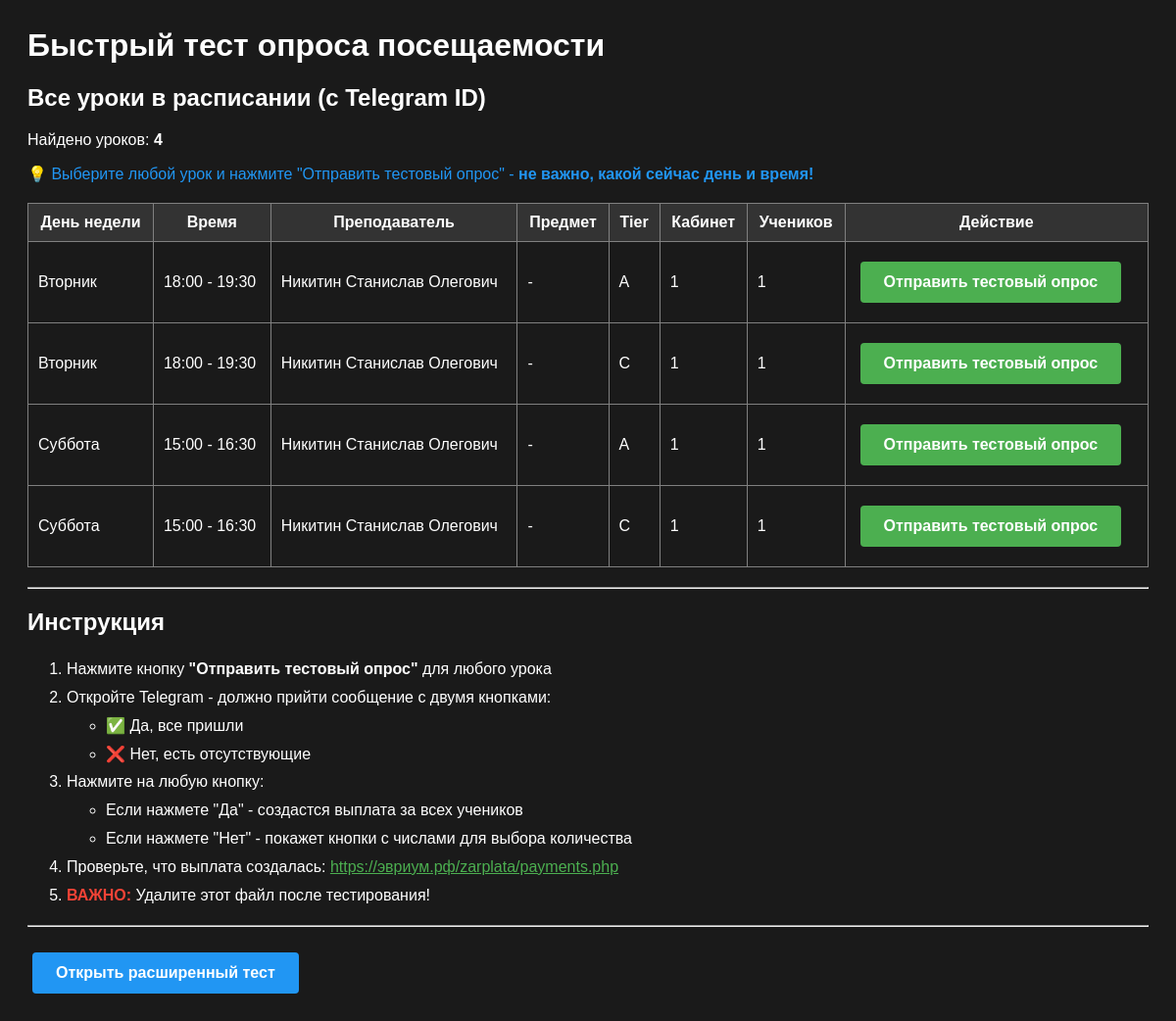
Before: /zarplata/bot/quick_test.php with the older database file.
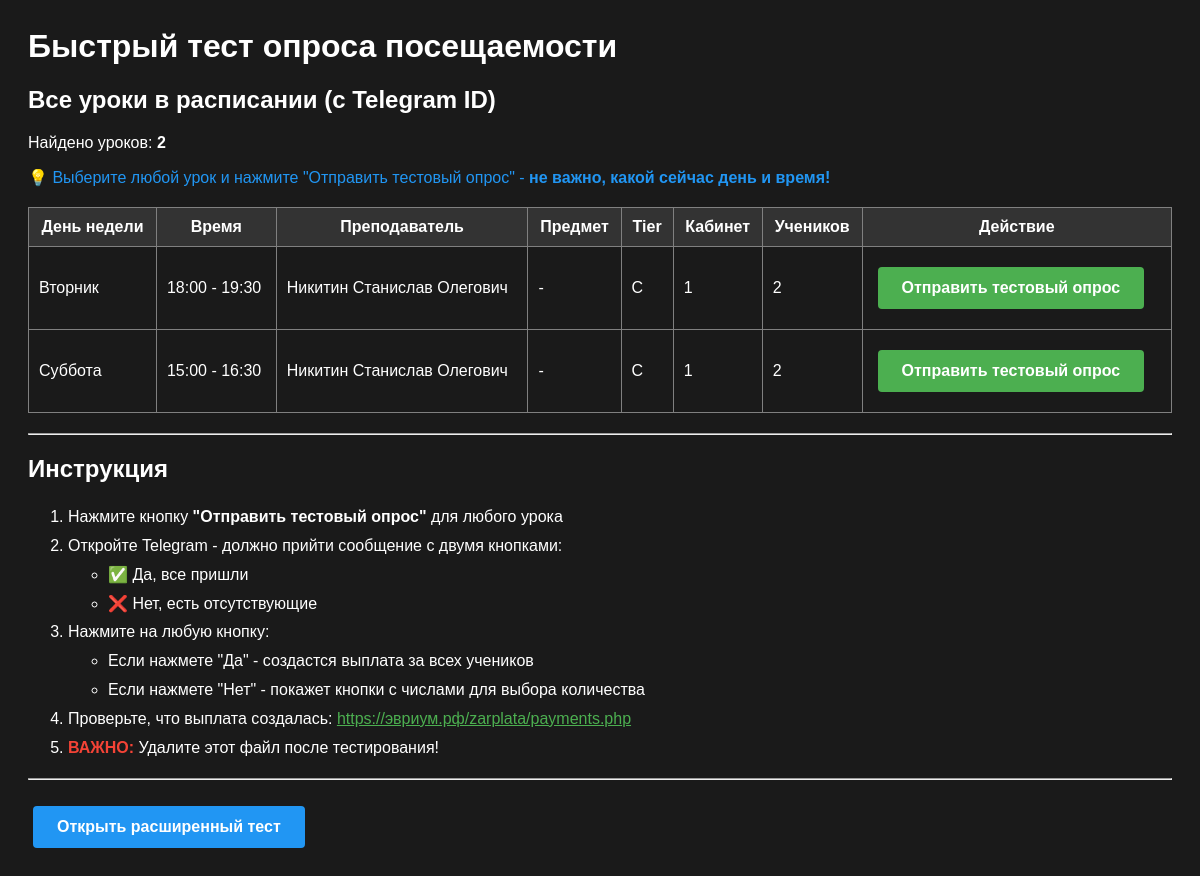
After: the same page with the newer database file.
### tables this page shows
CREATE TABLE IF NOT EXISTS `lessons_template` (
  `id` int(11) NOT NULL AUTO_INCREMENT,
  `teacher_id` int(11) NOT NULL,
  `day_of_week` tinyint(4) NOT NULL,
  `room` tinyint(1) DEFAULT '1',
  `time_start` time NOT NULL,
  `time_end` time NOT NULL,
  `lesson_type` enum('group','individual') DEFAULT 'group',
  `subject` varchar(100) DEFAULT NULL,
  `tier` enum('S','A','B','C','D') DEFAULT 'C',
  `grades` varchar(50) DEFAULT NULL,
  `students` text,
  `expected_students` int(11) DEFAULT '1',
  `formula_id` int(11) DEFAULT NULL,
  `active` tinyint(1) DEFAULT '1',
  `created_at` datetime DEFAULT CURRENT_TIMESTAMP,
  `updated_at` datetime DEFAULT CURRENT_TIMESTAMP ON UPDATE CURRENT_TIMESTAMP,
  PRIMARY KEY (`id`),
  KEY `formula_id` (`formula_id`),
  KEY `idx_teacher_day` (`teacher_id`,`day_of_week`),
  KEY `idx_active` (`active`)
);

CREATE TABLE IF NOT EXISTS `teachers` (
  `id` int(11) NOT NULL AUTO_INCREMENT,
  `name` varchar(100) NOT NULL,
  `telegram_id` bigint(20) DEFAULT NULL,
  `telegram_username` varchar(50) DEFAULT NULL,
  `phone` varchar(20) DEFAULT NULL,
  `email` varchar(100) DEFAULT NULL,
  `formula_id_group` int(11) DEFAULT NULL,
  `formula_id_individual` int(11) DEFAULT NULL,
  `formula_id` int(11) DEFAULT NULL,
  `active` tinyint(1) DEFAULT '1',
  `notes` text,
  `created_at` datetime DEFAULT CURRENT_TIMESTAMP,
  `updated_at` datetime DEFAULT CURRENT_TIMESTAMP ON UPDATE CURRENT_TIMESTAMP,
  PRIMARY KEY (`id`),
  UNIQUE KEY `telegram_id` (`telegram_id`),
  KEY `idx_telegram_id` (`telegram_id`),
  KEY `idx_active` (`active`),
  KEY `idx_formula_id` (`formula_id`),
  KEY `idx_formula_group` (`formula_id_group`),
  KEY `idx_formula_individual` (`formula_id_individual`)
);

### zarplata/config/db.php (called while the page is built, shortened)
<?php
$pdo = null;
function getDB() {
    global $pdo;
    if ($pdo === null) {
        try {
            $dsn = sprintf(
                "mysql:host=%s;dbname=%s;charset=%s",
                DB_HOST,
                DB_NAME,
                DB_CHARSET
            );
            $options = [
                PDO::ATTR_ERRMODE => PDO::ERRMODE_EXCEPTION,
                PDO::ATTR_DEFAULT_FETCH_MODE => PDO::FETCH_ASSOC,
                PDO::ATTR_EMULATE_PREPARES => false,
            ];
            $pdo = new PDO($dsn, DB_USER, DB_PASS, $options);
        } catch (PDOException $e) {
            error_log("Database connection failed: " . $e->getMessage());
            die("Ошибка подключения к базе данных");
        }
    }
    return $pdo;
}
function dbQuery($sql, $params = []) {
    try {
        $pdo = getDB();
        $stmt = $pdo->prepare($sql);
        $stmt->execute($params);
        return $stmt->fetchAll();
    } catch (PDOException $e) {
        error_log("Query failed: " . $e->getMessage());
        return [];
    }
}
function dbQueryOne($sql, $params = []) {
    try {
        $pdo = getDB();
        $stmt = $pdo->prepare($sql);
        $stmt->execute($params);
        $result = $stmt->fetch();
        return $result ?: null;
    } catch (PDOException $e) {
        error_log("Query failed: " . $e->getMessage());
        return null;
    }
}

### zarplata/bot/quick_test.php (the view, shortened to what the changed rows need)
<?php
echo "<h1>Быстрый тест опроса посещаемости</h1>";
echo "<h2>Все уроки в расписании (с Telegram ID)</h2>";
$lessons = dbQuery(
    "SELECT lt.*,
            t.name as teacher_name,
            t.telegram_id,
            CASE
                WHEN lt.day_of_week = 1 THEN 'Понедельник'
                WHEN lt.day_of_week = 2 THEN 'Вторник'
                WHEN lt.day_of_week = 3 THEN 'Среда'
                WHEN lt.day_of_week = 4 THEN 'Четверг'
                WHEN lt.day_of_week = 5 THEN 'Пятница'
                WHEN lt.day_of_week = 6 THEN 'Суббота'
                WHEN lt.day_of_week = 7 THEN 'Воскресенье'
            END as day_name
     FROM lessons_template lt
     JOIN teachers t ON lt.teacher_id = t.id
     WHERE lt.active = 1 AND t.active = 1 AND t.telegram_id IS NOT NULL
     ORDER BY lt.day_of_week, lt.time_start",
    []
);
if (empty($lessons)) {
    echo "<pre>";
    echo "<span class='warning'>⚠️ Нет уроков в расписании</span>\n\n";
    echo "Что нужно сделать:\n";
    echo "1. Откройте https://эвриум.рф/zarplata/teachers.php\n";
    echo "2. Добавьте или отредактируйте преподавателя\n";
    echo "3. Укажите Telegram ID: <strong>245710727</strong>\n";
    echo "4. Откройте https://эвриум.рф/zarplata/schedule.php\n";
    echo "5. Добавьте урок на любой день недели\n";
    echo "6. Вернитесь на эту страницу и отправьте тестовый опрос\n";
    echo "</pre>";
} else {
    echo "<p>Найдено уроков: <strong>" . count($lessons) . "</strong></p>";
    echo "<p class='info'>💡 Выберите любой урок и нажмите \"Отправить тестовый опрос\" - <strong>не важно, какой сейчас день и время!</strong></p>";
    echo "<table border='1' cellpadding='10' cellspacing='0' style='border-collapse: collapse; width: 100%; margin: 20px 0;'>";
    echo "<tr style='background: #333;'>
        <th>День недели</th>
        <th>Время</th>
        <th>Преподаватель</th>
        <th>Предмет</th>
        <th>Tier</th>
        <th>Кабинет</th>
        <th>Учеников</th>
        <th>Действие</th>
    </tr>";
    foreach ($lessons as $lesson) {
        $timeStart = date('H:i', strtotime($lesson['time_start']));
        $timeEnd = date('H:i', strtotime($lesson['time_end']));
        $subject = $lesson['subject'] ?: '-';
        $tier = $lesson['tier'] ?: '-';
        $room = $lesson['room'] ?: '-';
        $today = date('Y-m-d');
        $wasPolled = dbQueryOne(
            "SELECT id FROM payments WHERE teacher_id = ? AND lesson_template_id = ? AND DATE(created_at) = ?",
            [$lesson['teacher_id'], $lesson['id'], $today]
        );
        $action = $wasPolled
            ? "<span class='info'>✓ Опрошен сегодня</span>"
            : "<a class='btn' href='?send=1&lesson_id={$lesson['id']}'>Отправить тестовый опрос</a>";
        echo "<tr>
            <td>{$lesson['day_name']}</td>
            <td>{$timeStart} - {$timeEnd}</td>
            <td>{$lesson['teacher_name']}</td>
            <td>{$subject}</td>
            <td>{$tier}</td>
            <td>{$room}</td>
            <td>{$lesson['expected_students']}</td>
            <td>{$action}</td>
        </tr>";
    }
    echo "</table>";
}
echo "<h2>Инструкция</h2>";

Changed rows visible on the page:
no longer on this page (row edited): lessons_template: day_name "Вторник", time_start "18:00", time_end "19:30", teacher.name "Никитин Станислав Олегович", subject "-", tier "C", room "1", expected_students "1"
no longer on this page (row edited): lessons_template: day_name "Суббота", time_start "15:00", time_end "16:30", teacher.name "Никитин Станислав Олегович", subject "-", tier "C", room "1", expected_students "1"
changed lessons_template (number 1 of 2 on the later page): tier "A" → "C"; expected_students "1" → "2"
changed lessons_template (number 2 of 2 on the later page): tier "A" → "C"; expected_students "1" → "2"
Other visible differences:
count($lessons): "4" → "2"
